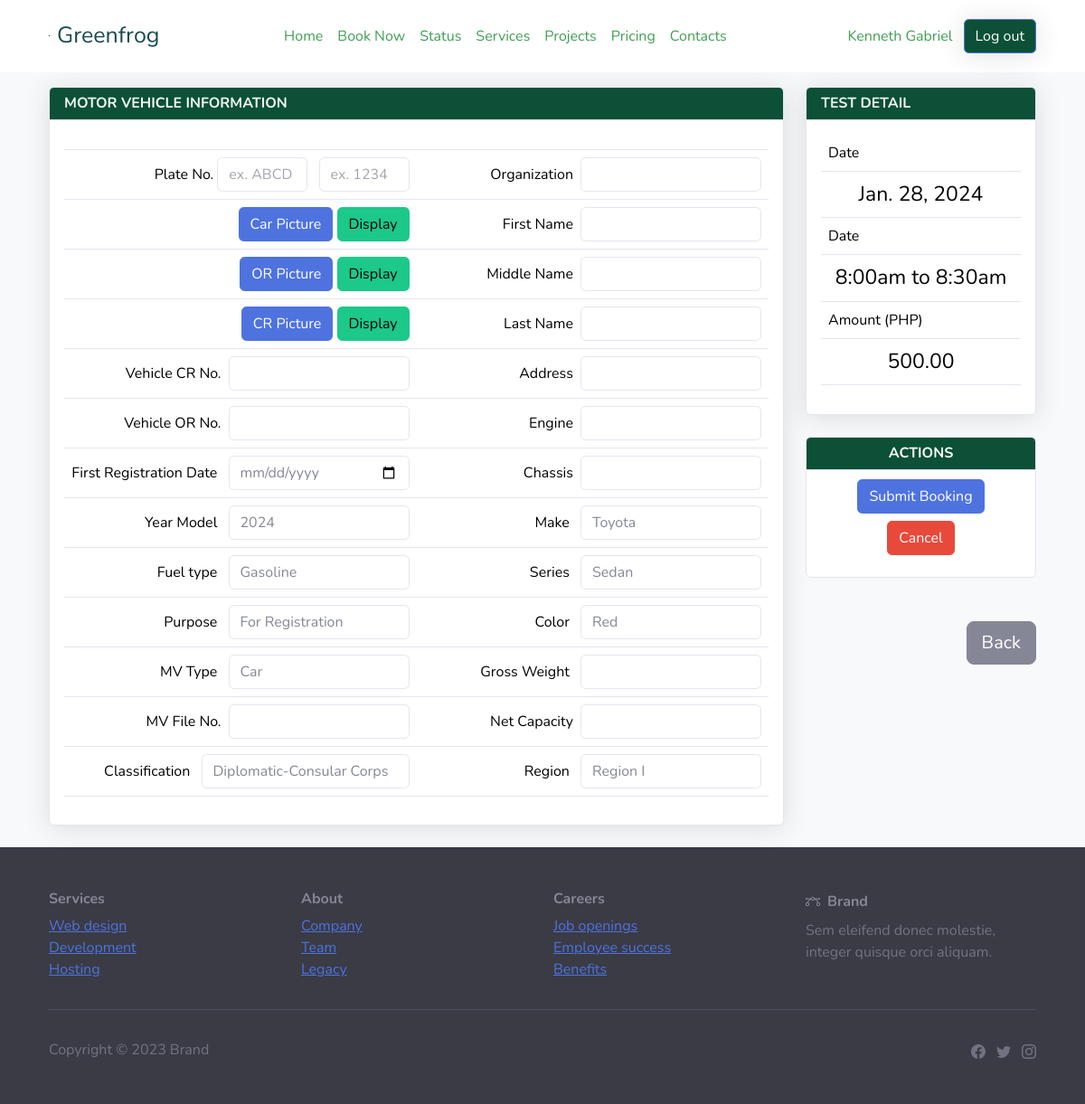
Screenshot of /booking_form.php?eventId=1 (signed in) with the database file from the repository.
### tables this page shows
CREATE TABLE `schedule_list` (
  `id` int(30) NOT NULL,
  `title` text NOT NULL,
  `description` text NOT NULL,
  `qty_of_person` int(23) NOT NULL,
  `reserve_count` int(23) NOT NULL DEFAULT 0,
  `price_3` decimal(10,2) NOT NULL DEFAULT 0.00,
  `price_2` decimal(10,2) NOT NULL,
  `price_1` decimal(10,2) NOT NULL DEFAULT 0.00,
  `start_datetime` datetime NOT NULL,
  `end_datetime` datetime DEFAULT NULL,
  `availability` varchar(10) NOT NULL DEFAULT 'available'
);

### booking_form.php (the view, shortened to what the rows shown need)
<?php
$eventId = intval($_GET['eventId']);
include("connect/connection.php");
$stmt = $connect->prepare("SELECT * FROM schedule_list WHERE id = ?");
$stmt->bind_param("i", $eventId);
$stmt->execute();
$result = $stmt->get_result();
$event = $result->fetch_assoc();
$customerEmail = $_SESSION['email'];
$customerQuery = $connect->prepare("SELECT user_id, first_name, middle_name, last_name, address FROM login WHERE email = ?");
$customerQuery->bind_param("s", $customerEmail);
$customerQuery->execute();
$customerResult = $customerQuery->get_result();
$customerDetails = $customerResult->fetch_assoc();
$userName = $customerDetails['first_name'];
?>
<!DOCTYPE html>
<html data-bs-theme="light" lang="en">
<head>
    <link rel="stylesheet" href="admin/assets/bootstrap/css/bootstrap.min.css">
</head>
<body style=" background-color: #f8f9fa;">
  <?php include 'partials/nav.php'?>
    <div class="container mt-3">
                    <form    method="POST"  name="bookingForm">
                    <div class="row">
                        <div class="col-lg-3">
                        <div class="">
                       <div class="card shadow mb-4">
    <div class="card-body">
        <div class="table-responsive">
            <table class="table">
                <tbody>
                <tr>
                        <th><span style="font-weight: normal !important;">Date</span></th>
                    </tr>
                    <tr>
                       <td class="text-center" style="font-size: 23px;"><?php echo date('M. j, Y', strtotime($event['start_datetime'])); ?></td>
                    </tr>
                <tr>
                        <th><span style="font-weight: normal !important;">Date</span></th>
                    </tr>
                    <tr>
                       <td class="text-center" style="font-size: 23px;"><?php echo date('g:ia', strtotime($event['start_datetime'])) . ' to ' . date('g:ia', strtotime($event['end_datetime'])); ?></td>
                    </tr>
                <tr>
                        <th><span style="font-weight: normal !important;">Amount (PHP)</span></th>
                    </tr>
                </tbody>
            </table>
        </div>
    </div>
</div>
                      </div>
                </div>
            </div>
        </form>
        </div>
</body>
</html>

### partials/nav.php (shortened to what the rows shown need)
<nav class="navbar navbar-expand-md sticky-top py-3 navbar-dark" id="mainNav" style="background: rgb(255,255,255);">
        <div class="container">
            <div class="collapse navbar-collapse" id="navcol-1">
                <ul class="navbar-nav mx-auto">
                    <li class="nav-item"><a class="nav-link" href="home.php" style="color: rgb(65,157,85);">Home</a></li>
                    <li class="nav-item"><a class="nav-link" href="book-now.php"><span style="color: rgb(65, 157, 85);">Book Now</span></a></li>
                    <li class="nav-item"><a class="nav-link" href="schedule-status.php"><span style="color: rgb(65, 157, 85);">Status</span></a></li>
                    <li class="nav-item" style="color: rgb(65,157,85);"><a class="nav-link" href="services.php" style="color: rgb(65,157,85);">Services</a></li>
                    <li class="nav-item" style="color: rgb(65,157,85);"><a class="nav-link" href="projects.php" style="color: rgb(65,157,85);">Projects</a></li>
                    <li class="nav-item" style="color: rgb(65,157,85);"><a class="nav-link" href="pricing.php" style="color: rgb(65,157,85);">Pricing</a></li>
                    <li class="nav-item" style="color: rgb(65,157,85);"><a class="nav-link" href="contacts.php" style="color: rgb(65,157,85);">Contacts</a></li>
                </ul> <a class="btn btn-primary" role="button" style="background: rgba(255,255,255,0);color: #419d55;border-style: none;" href="account.php"><?php echo $userName?></a><a class="btn btn-primary shadow" role="button" href="logout.php" style="background: var(--bs-success-text-emphasis);">Log out</a>
            </div>
        </div>
    </nav>

### rows the page displays
schedule_list: start_datetime "Jan. 28, 2024", start_datetime "8:00am", end_datetime "8:30am"

### other values shown
$userName "Kenneth Gabriel"
form field value "2024"
